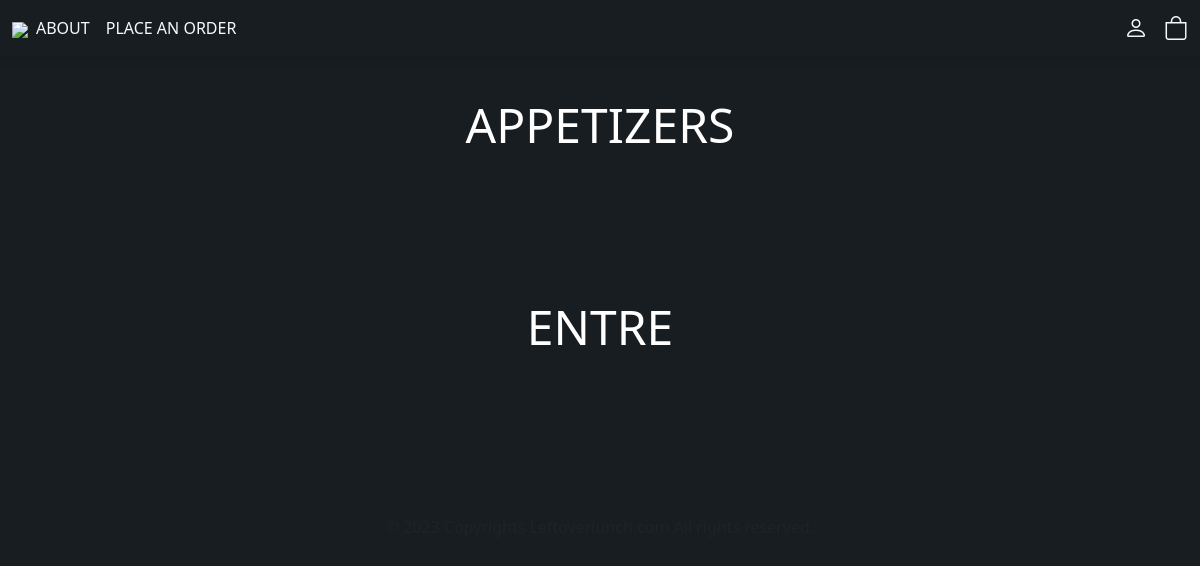
/store/, run on an earlier commit of the app's database.
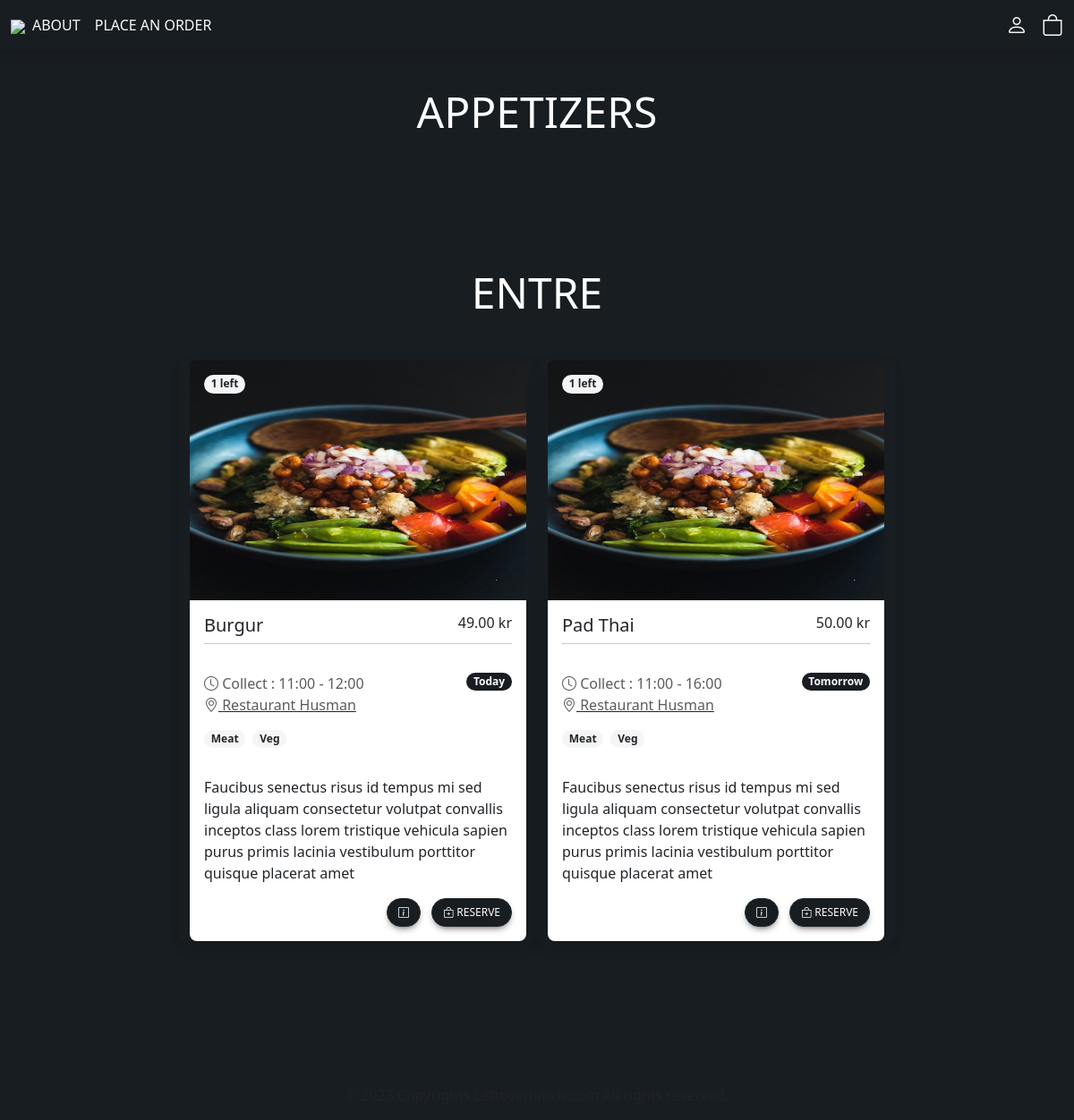
And on a later commit of the database.
### customer/models.py (models this page shows, shortened)
class MenuItem(models.Model):
    TODAY = 'Today'
    TOMORROW = 'Tomorrow'
    DAY_CHOICES = [(TODAY, 'Today'),(TOMORROW, 'Tomorrow'),]
    TIME_CHOICES = [(f'{hour:02}:{minute:02}', f'{hour % 12 or 12}:{minute:02} {"AM" if hour < 12 else "PM"}')
                    for hour in range(11, 24)  # Hours from 11 to 23 (24-hour format)
                    for minute in range(0, 60, 15)]  # Minutes with a step of 15 minutes (0, 15, 30, 45)
    def is_out_of_stock(self):
        return self.stock == 0
    name = models.CharField(max_length=100)
    collect_day = models.CharField(max_length=50, choices=DAY_CHOICES, default=TODAY)
    collect_time_start = models.CharField(max_length=5, choices=TIME_CHOICES, default='11:00')
    collect_time_end = models.CharField(max_length=5, choices=TIME_CHOICES, default='12:00')
    stock = models.PositiveIntegerField(default=0)
    description = models.TextField(max_length=200)
    image = models.ImageField(upload_to='menu_images/')
    price = models.DecimalField(max_digits=5, decimal_places=2)
    category = models.ManyToManyField('Category', related_name='items')

### customer/views.py (the view, shortened to what this page needs)
# urls.py: path('store/', Store.as_view(), name='store'),
class Store(View):
    def get(self, request, *args, **kwargs):
        appetizers = MenuItem.objects.filter(category__name__contains='Appetizer',stock__gt=0)
        entres = MenuItem.objects.filter(category__name__contains='Entre', stock__gt=0)
        desserts = MenuItem.objects.filter(category__name__contains='Dessert', stock__gt=0)
        drinks = MenuItem.objects.filter(category__name__contains='Drink', stock__gt=0)
        context = {
            'appetizers': appetizers,
            'entres': entres,
            'desserts': desserts,
            'drinks': drinks,
        }
        return render(request, 'customer/store.html', context)

### customer/templates/customer/store.html (shortened to what this page needs)
{% extends 'customer/base.html' %}
{% block content %}
<form method="POST">
  <div class="container py-5 mt-5">
    <header class="section-header text-center">
      <span class="display-5 text-uppercase">Appetizers</span>
    </header>
    </div>
  <div class="container py-5 mt-5">
    <header class="section-header text-center">
      <span class="display-5 text-uppercase">Entre</span>
    </header>
    <div class="row col-auto justify-content-center ">
      {% for entre in entres %}
        <div class="card bg-transparent border-0 mt-5 " style="width: 25rem;">
          <img src="{{ entre.image.url }}" class="card-img-top" alt="...">
          {% if entre.is_out_of_stock %}
          <div class="badge badge-black rounded-8 m-3 position-absolute" style="background:rgb(183, 51, 51);" >{{ entre.stock }} left</div>
          {% else %}
            {% if entre.stock == 0 %}
              <p class="text-warning">Limited Stock</p>
            {% else %}
          <div class="badge badge-light text-dark rounded-8 m-3 position-absolute">{{ entre.stock }} left</div>
          {% endif %}
          {% endif %}
          <div class="card-body bg-white">
            <div class="d-flex flex-row justify-content-between mb-0">
              <h5 class="text-capitalize">{{ entre.name }}</h5>
              <h6>{{ entre.price }} kr</h6>
            </div>
            <hr class="mt-0">
            <div class="d-flex flex-row justify-content-between py-3">
              <div class="d-flex flex-column"><span class="text-muted"><i class="bi bi-clock"></i> Collect : {{ entre.collect_time_start }} - {{ entre.collect_time_end }}</span>
                <span class="text-muted"><i class="bi bi-geo-alt"></i><a href="url" class="text-muted link-dark"> Restaurant Husman</a></span>
                <div class="d-flex mt-3 ">
                  <h5 class="badge badge-light text-dark rounded-8 mb-3 me-2">Meat</h5>
                  <h5 class="badge badge-light text-dark rounded-8 mb-3">Veg</h5>
                </div>
              </div>
              <div class="d-flex flex-column"><small class="badge btn_store text-light rounded-8 mb-2">{{ entre.collect_day }}</small>
              </div>
            </div>
            <p class="card-text">{{ entre.description }}</p>
            <div style="text-align: end;">
              <a href="{% url 'single_page' %}" class="btn btn-dark btn_store flex-shrink-0 rounded-8">
                <i class="bi bi-info-square"></i>
              </a>
              <button type="submit" name="items[]" value="{{ entre.pk }}"
              class="btn btn-dark btn_store flex-shrink-0  ms-2 rounded-8 {% if entre.is_out_of_stock %}disabled{% endif %}">
              <i class="bi bi-bag-plus"></i> Reserve</button>
            </div>
          </div>
        </div>
        {% endfor %}
      </div>
    </div>
    <div class="pt-5">
    </div>
    <div class="pt-5">
    </div>
</form>
{% endblock content %}

### customer/templates/customer/base.html (shortened to what this page needs)
<!DOCTYPE html>
<html>
    <head>
        <link rel="stylesheet" href="">
<link
href="https://cdnjs.cloudflare.com/ajax/libs/font-awesome/6.0.0/css/all.min.css"rel="stylesheet"/>
<link
href="https://cdnjs.cloudflare.com/ajax/libs/mdb-ui-kit/6.4.1/mdb.min.css"rel="stylesheet" />
<link href="https://cdn.jsdelivr.net/npm/bootstrap-icons@1.5.0/font/bootstrap-icons.css" rel="stylesheet">
<link href="https://cdn.jsdelivr.net/npm/bootstrap@5.3.2/dist/css/bootstrap.min.css" rel="stylesheet">
    </head>
    <body>
        {% include 'customer/navigation.html' %}
        {% block content %}
        {% endblock content %}
        {% include 'customer/footer.html' %}
    </body>
</html>

### customer/templates/customer/navigation.html (shortened to what this page needs)
  <nav class="navbar navbar-expand-lg navbar-dark fixed-top bg-inverse text-uppercase">
    <div class="container-fluid">
      {% load static %}
      <div class="justify-content-center ">
        <a href="{% url 'index' %}">
          <img src="https://camo.githubusercontent.com/a0fd8366fbe4d266fecccc5d71a529c42914a30d16ab325e6f16d21ba758f383/68747470733a2f2f636c6f7564756c752e636f6d2f77702d636f6e74656e742f75706c6f6164732f323032332f30392f6c6f672e706e67" height="35" loading="lazy" /></a>
      </div>
      <div class="collapse navbar-collapse " id="navbarNavAltMarkup">
        <div class="navbar-nav">
          <a class="nav-link text-light" href="#{% url 'about' %}">About</a>
          <a class="nav-link text-light" href="{% url 'store' %}">Place an Order</a>
        </div>
      </div>
      <div class="d-flex align-items-center">
    {% if current_user.is_authenticated %}
    <a  class="text-reset align-self-end" href="{% url 'login' %}" style="text-decoration: none;"
    data-toggle="tooltip" data-placement="bottom">
    </a>
    <a  class="text-reset me-3" href="#" style="text-decoration: none;"
    data-toggle="tooltip" data-placement="bottom" title="Log Out">
    <i class="bi bi-person text-light" style="font-size: 1.5rem;">logout</i>
    </a>
    {% else %}
    <a  class="text-reset me-3" href="{% url 'login' %}"
    data-toggle="tooltip" data-placement="bottom" title="Log In">
    <i class="bi bi-person text-light text-lowercase " style="font-size: 1.5em"></i>
    </a>
    {% endif %}
              <div class="cart">
                  <div class="cart_container d-flex flex-row align-items-center justify-content-end">
                      <div class="cart_icon"><i class="bi bi-bag text-light" style="font-size: 1.5em;"></i>
                      </div>
                  </div>
              </div>
    </div>
    </div>
  </nav>

### customer/templates/customer/footer.html
<footer class="p-3">
    <div class="container text-center">
      <p class="font-italic text-muted mb-0">&copy; 2023 Copyrights Leftoverlunch.com All rights reserved.</p>
    </div>
  </footer>

### customer/templates/customer/base.html (style rules this page uses)
body { background-color:#181d21; color: #fff }
.btn_store { background-color:#181d21; font-size: 0.75em; }

What changed in the data, as far as the page shows it:
added MenuItem: image (picture), stock "1", name "Burgur", price "49.00", collect_time_start "11:00", collect_time_end "12:00", collect_day "Today", description "Faucibus senectus risus id tempus mi sed ligula aliquam consectetur volutpat convallis inceptos class lorem tristique vehicula sapien purus primis lacinia vestibulum porttitor quisque placerat amet"
added MenuItem: image (picture), stock "1", name "Pad Thai", price "50.00", collect_time_start "11:00", collect_time_end "16:00", collect_day "Tomorrow", description "Faucibus senectus risus id tempus mi sed ligula aliquam consectetur volutpat convallis inceptos class lorem tristique vehicula sapien purus primis lacinia vestibulum porttitor quisque placerat amet"
